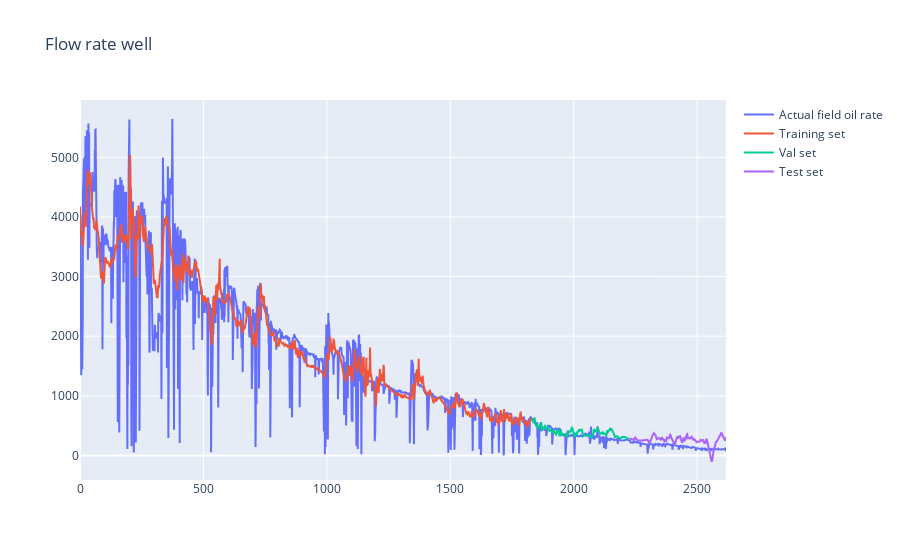
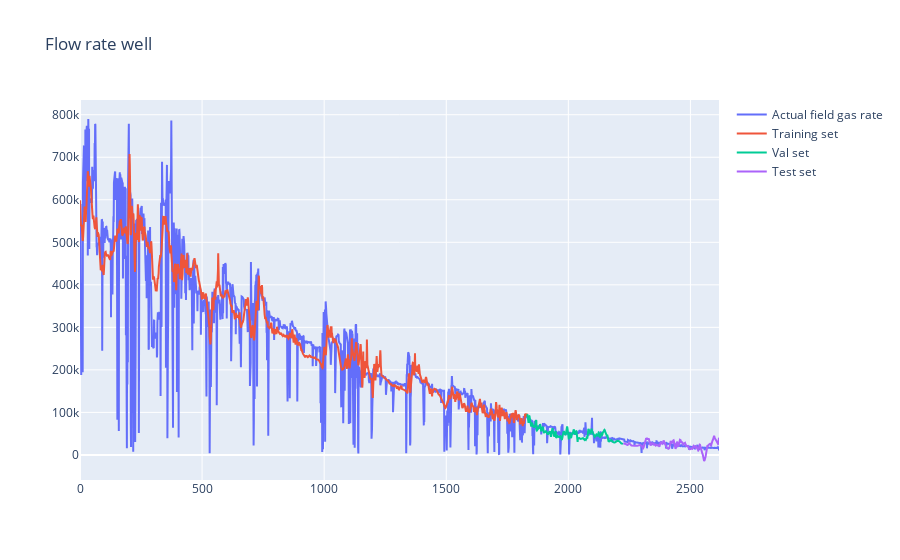
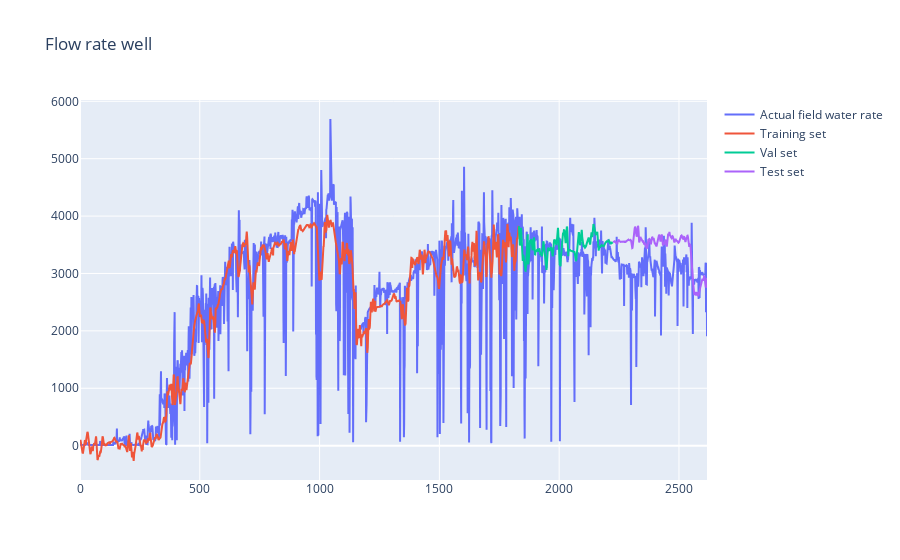
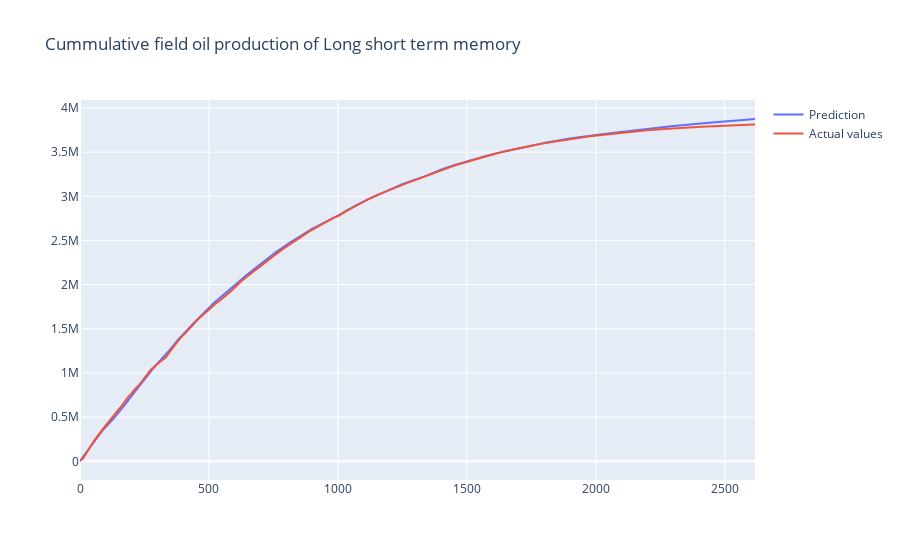

Notebook source saved alongside these figures, in order:
### Markdown cell above
# Results & Plotting

### Code cell
def plot_iterative_flow(t, q_actual, q_pred, val_fraction, test_fraction):
    lowrate_type = {0:"Actual field oil rate",
                    1: "Actual field gas rate",
                    2: "Actual field water rate"}
    trace1 = go.Scatter(x = t,
                        y = q_actual,
                        name = lowrate_type[i])
    train_tail = int((1 -val_fraction - test_fraction) * q_pred.shape[0])
    trace2 = go.Scatter(x = t[0:train_tail],
                        y = q_pred[0:train_tail],
                        name = "Training set")

    val_tail = int((1-test_fraction) * q_pred.shape[0])
    trace3 = go.Scatter(x = t[train_tail:val_tail],
                        y = q_pred[train_tail:val_tail],
                        name = "Val set")
    trace4 = go.Scatter(x = t[val_tail:],
                        y = q_pred[val_tail:],
                        name = "Test set")
    data = [trace1, trace2, trace3, trace4]
    layout = {"title": "Flow rate well"}
    fig = go.Figure(data = data, layout = layout)
    py.iplot(fig)
    
t = np.arange(len(df))
for i in range(y_act.shape[1]):
    plot_iterative_flow(t,
                   y_act[:, i], y_pred[:, i], val_fraction=val_fraction, test_fraction=test_fraction)
S = 0
cum = []
for i in y_pred_train[:,0]:
    S = S + i
    cum.append(S)
for i in y_pred_dev[:,0]:
    S+= i
    cum.append(S)
for i in y_pred_test[:,0]:
    S+= i
    cum.append(S)
    
T = 0
re = []
for i in y_train_act[:,0]:
    T += i
    re.append(T)
for i in y_dev_act[:,0]:
    T += i
    re.append(T)
for i in y_test_act[:,0]:
    T += i
    re.append(T)
a = np.asarray(cum)
b = np.asarray(re)

trace1 = go.Scatter(x = np.arange(len(a)),
                    y = a.reshape(-1,),
                   name = "Prediction")
trace2 = go.Scatter(x = np.arange(len(a)),
                    y = b.reshape(-1,),
                   name = "Actual values")
data = [trace1, trace2]
layout = go.Layout(title = "Cummulative field oil production of Long short term memory")
fig = go.Figure(data = data, layout = layout)
py.iplot(fig)

#GAS
S2 = 0
cum2 = []
for i in y_pred_train[:,1]:
    S2 = S2 + i
    cum2.append(S2)
for i in y_pred_dev[:,1]:
    S2+= i
    cum2.append(S2)
for i in y_pred_test[:,1]:
    S2+= i
    cum2.append(S2)
    
T2 = 0
re2 = []
for i in y_train_act[:,1]:
    T2 += i
    re2.append(T2)
for i in y_dev_act[:,1]:
    T2 += i
    re2.append(T2)
for i in y_test_act[:,1]:
    T2 += i
    re2.append(T2)
a2 = np.asarray(cum2)
b2 = np.asarray(re2)

trace1 = go.Scatter(x = np.arange(len(a2)),
                    y = a2.reshape(-1,),
                   name = "Prediction")
trace2 = go.Scatter(x = np.arange(len(a2)),
                    y = b2.reshape(-1,),
                   name = "Actual values")
data = [trace1, trace2]
layout = go.Layout(title = "Cummulative field gas production of Long short term memory")
fig = go.Figure(data = data, layout = layout)
py.iplot(fig)

#WATER
S3 = 0
cum3 = []
for i in y_pred_train[:,2]:
    S3 = S3 + i
    cum3.append(S3)
for i in y_pred_dev[:,2]:
    S3+= i
    cum3.append(S3)
for i in y_pred_test[:,2]:
    S3+= i
    cum3.append(S3)
    
T3 = 0
re3 = []
for i in y_train_act[:,2]:
    T3 += i
    re3.append(T3)
for i in y_dev_act[:,2]:
    T3 += i
    re3.append(T3)
for i in y_test_act[:,2]:
    T3 += i
    re3.append(T3)
a3 = np.asarray(cum3)
b3 = np.asarray(re3)

trace1 = go.Scatter(x = np.arange(len(a3)),
                    y = a3.reshape(-1,),
                   name = "Prediction")
trace2 = go.Scatter(x = np.arange(len(a3)),
                    y = b3.reshape(-1,),
                   name = "Actual values")
data = [trace1, trace2]
layout = go.Layout(title = "Cummulative field water production of Long short term memory")
fig = go.Figure(data = data, layout = layout)
py.iplot(fig)

### Figure 1 — Plotly figure (JSON) as saved in the notebook; plotly's stock layout.template omitted (floating-point values rounded to 4 significant figures; data arrays with more than 128 entries replaced by an {"elided": "..."} marker saying what was removed)
{"data": [{"name": "Actual field oil rate", "type": "scatter", "x": {"elided": "2723 int values"}, "y": {"elided": "2618 float values"}}, {"name": "Training set", "type": "scatter", "x": {"elided": "1832 int values"}, "y": {"elided": "1832 float values"}}, {"name": "Val set", "type": "scatter", "x": {"elided": "393 int values"}, "y": {"elided": "393 float values"}}, {"name": "Test set", "type": "scatter", "x": {"elided": "498 int values"}, "y": {"elided": "393 float values"}}], "layout": {"title": {"text": "Flow rate well"}}}

### Figure 2 — Plotly figure (JSON) as saved in the notebook; plotly's stock layout.template omitted (floating-point values rounded to 4 significant figures; data arrays with more than 128 entries replaced by an {"elided": "..."} marker saying what was removed)
{"data": [{"name": "Actual field gas rate", "type": "scatter", "x": {"elided": "2723 int values"}, "y": {"elided": "2618 float values"}}, {"name": "Training set", "type": "scatter", "x": {"elided": "1832 int values"}, "y": {"elided": "1832 float values"}}, {"name": "Val set", "type": "scatter", "x": {"elided": "393 int values"}, "y": {"elided": "393 float values"}}, {"name": "Test set", "type": "scatter", "x": {"elided": "498 int values"}, "y": {"elided": "393 float values"}}], "layout": {"title": {"text": "Flow rate well"}}}

### Figure 3 — Plotly figure (JSON) as saved in the notebook; plotly's stock layout.template omitted (floating-point values rounded to 4 significant figures; data arrays with more than 128 entries replaced by an {"elided": "..."} marker saying what was removed)
{"data": [{"name": "Actual field water rate", "type": "scatter", "x": {"elided": "2723 int values"}, "y": {"elided": "2618 float values"}}, {"name": "Training set", "type": "scatter", "x": {"elided": "1832 int values"}, "y": {"elided": "1832 float values"}}, {"name": "Val set", "type": "scatter", "x": {"elided": "393 int values"}, "y": {"elided": "393 float values"}}, {"name": "Test set", "type": "scatter", "x": {"elided": "498 int values"}, "y": {"elided": "393 float values"}}], "layout": {"title": {"text": "Flow rate well"}}}

### Figure 4 — Plotly figure (JSON) as saved in the notebook; plotly's stock layout.template omitted (floating-point values rounded to 4 significant figures; data arrays with more than 128 entries replaced by an {"elided": "..."} marker saying what was removed)
{"data": [{"name": "Prediction", "type": "scatter", "x": {"elided": "2618 int values"}, "y": {"elided": "2618 float values"}}, {"name": "Actual values", "type": "scatter", "x": {"elided": "2618 int values"}, "y": {"elided": "2618 float values"}}], "layout": {"title": {"text": "Cummulative field oil production of Long short term memory"}}}
